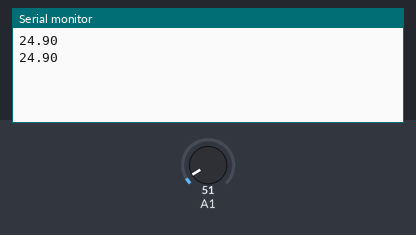
The sketch below on a simulated Arduino Uno, built with avr-gcc and run on an emulated ATmega328P. Shown: the last lines printed to the serial monitor. The inputs (shaded band) are chosen by the test bench; at power-on: A1 = 51.

Above: at 1.8 s.
1.9 s: A1 set to 61
At 2.8 s:
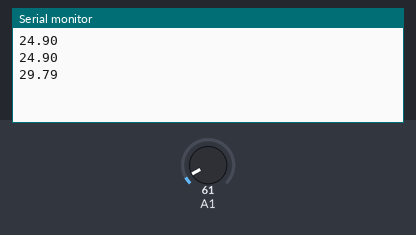
3.4 s: A1 set to 71
At 4.4 s:
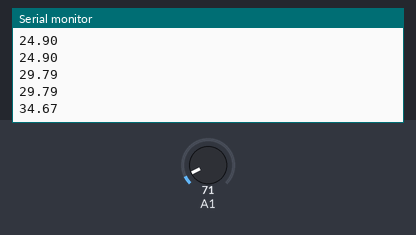
Timing chart, 0 to 6.4 s (numbered marks = the images above; inputs shaded):
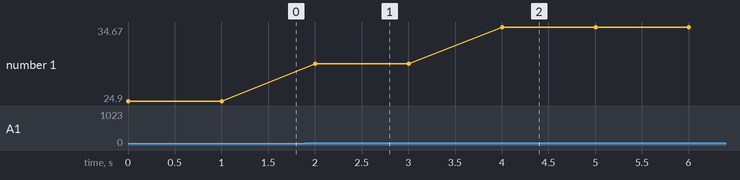

The sketch:

Test_LM351.ino
```cpp
/*
 * Code d'exemple pour le capteur LM35 (2°C ~ +110°C).
 */

// Fonction setup(), appelée au démarrage de la carte Arduino
void setup() {

  // Initialise la communication avec le PC
  Serial.begin(9600);
}

// Fonction loop(), appelée continuellement en boucle tant que la carte Arduino est alimentée
void loop() {

  // Mesure la tension sur la broche A1
  int valeur_brute = analogRead(A1);

  // Transforme la mesure (nombre entier) en température via un produit en croix
  float temperature_celcius = ((valeur_brute * 5.0) / 1024) * 100;

  // Envoi la mesure au PC pour affichage et attends 250ms
  Serial.println(temperature_celcius);
  delay(1000);
}
```

Measured:
- after the input at 1.9 s, the serial monitor: prints a new line after 0.10 s (image 1)
- after the input at 3.4 s, the serial monitor: prints a new line after 0.60 s (image 2)
- plotted number 1: 24.9 → 29.79 after the input at 1.9 s, 29.79 → 34.67 after the input at 3.4 s
